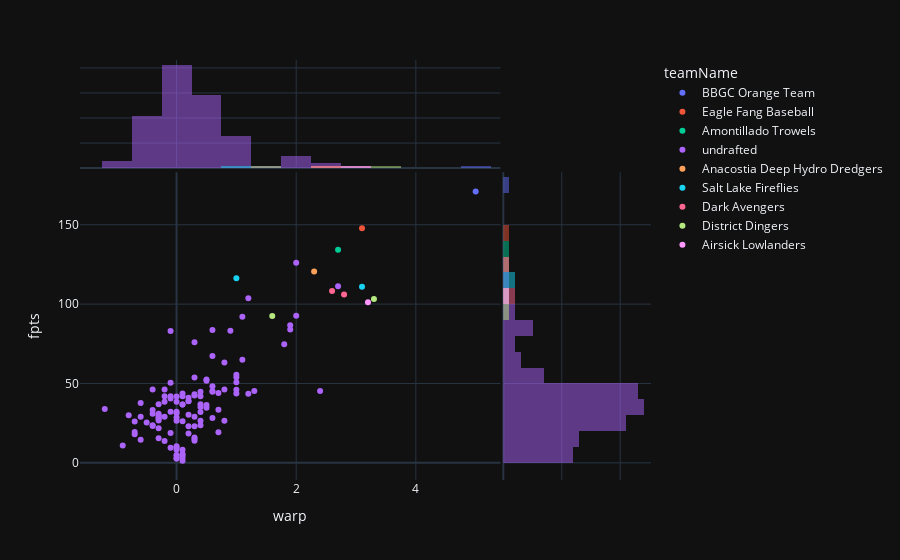

Write notebook code for a chart like this one.
### Markdown cell above
# Position-based player pool

## Catcher

### Code cell
df_pos = df_league[(df_league.pos_hit == "C")]
fig = px.scatter(
    df_pos,
    x="warp",
    y="fpts",
    color="teamName",
    # color = "pa",
    hover_data=["first_name", "last_name", "fantraxid"],
    marginal_x="histogram",
    marginal_y="histogram",
)
fig.show()

### Figure 1 — Plotly figure (JSON) as saved in the notebook; plotly's stock layout.template omitted (floating-point values rounded to 4 significant figures; data arrays with more than 128 entries replaced by an {"elided": "..."} marker saying what was removed)
{"data": [{"customdata": [["Adley", "Rutschman", "04q2n"]], "hovertemplate": "teamName=BBGC Orange Team<br>warp=%{x}<br>fpts=%{y}<br>first_name=%{customdata[0]}<br>last_name=%{customdata[1]}<br>fantraxid=%{customdata[2]}<extra></extra>", "legendgroup": "BBGC Orange Team", "marker": {"color": "#636efa", "symbol": "circle"}, "mode": "markers", "name": "BBGC Orange Team", "orientation": "v", "showlegend": true, "type": "scatter", "x": [5], "xaxis": "x", "y": [171], "yaxis": "y"}, {"alignmentgroup": "True", "bingroup": "x", "hovertemplate": "teamName=BBGC Orange Team<br>warp=%{x}<br>count=%{y}<extra></extra>", "legendgroup": "BBGC Orange Team", "marker": {"color": "#636efa"}, "name": "BBGC Orange Team", "offsetgroup": "BBGC Orange Team", "opacity": 0.5, "showlegend": false, "type": "histogram", "x": [5], "xaxis": "x3", "yaxis": "y3"}, {"alignmentgroup": "True", "bingroup": "y", "hovertemplate": "teamName=BBGC Orange Team<br>fpts=%{y}<br>count=%{x}<extra></extra>", "legendgroup": "BBGC Orange Team", "marker": {"color": "#636efa"}, "name": "BBGC Orange Team", "offsetgroup": "BBGC Orange Team", "opacity": 0.5, "showlegend": false, "type": "histogram", "xaxis": "x2", "y": [171], "yaxis": "y2"}, {"customdata": [["Will", "Smith", "042sz"]], "hovertemplate": "teamName=Eagle Fang Baseball<br>warp=%{x}<br>fpts=%{y}<br>first_name=%{customdata[0]}<br>last_name=%{customdata[1]}<br>fantraxid=%{customdata[2]}<extra></extra>", "legendgroup": "Eagle Fang Baseball", "marker": {"color": "#EF553B", "symbol": "circle"}, "mode": "markers", "name": "Eagle Fang Baseball", "orientation": "v", "showlegend": true, "type": "scatter", "x": [3.1], "xaxis": "x", "y": [147.8], "yaxis": "y"}, {"alignmentgroup": "True", "bingroup": "x", "hovertemplate": "teamName=Eagle Fang Baseball<br>warp=%{x}<br>count=%{y}<extra></extra>", "legendgroup": "Eagle Fang Baseball", "marker": {"color": "#EF553B"}, "name": "Eagle Fang Baseball", "offsetgroup": "Eagle Fang Baseball", "opacity": 0.5, "showlegend": false, "type": "histogram", "x": [3.1], "xaxis": "x3", "yaxis": "y3"}, {"alignmentgroup": "True", "bingroup": "y", "hovertemplate": "teamName=Eagle Fang Baseball<br>fpts=%{y}<br>count=%{x}<extra></extra>", "legendgroup": "Eagle Fang Baseball", "marker": {"color": "#EF553B"}, "name": "Eagle Fang Baseball", "offsetgroup": "Eagle Fang Baseball", "opacity": 0.5, "showlegend": false, "type": "histogram", "xaxis": "x2", "y": [147.8], "yaxis": "y2"}, {"customdata": [["Willson", "Contreras", "03oh0"]], "hovertemplate": "teamName=Amontillado Trowels<br>warp=%{x}<br>fpts=%{y}<br>first_name=%{customdata[0]}<br>last_name=%{customdata[1]}<br>fantraxid=%{customdata[2]}<extra></extra>", "legendgroup": "Amontillado Trowels", "marker": {"color": "#00cc96", "symbol": "circle"}, "mode": "markers", "name": "Amontillado Trowels", "orientation": "v", "showlegend": true, "type": "scatter", "x": [2.7], "xaxis": "x", "y": [134.2], "yaxis": "y"}, {"alignmentgroup": "True", "bingroup": "x", "hovertemplate": "teamName=Amontillado Trowels<br>warp=%{x}<br>count=%{y}<extra></extra>", "legendgroup": "Amontillado Trowels", "marker": {"color": "#00cc96"}, "name": "Amontillado Trowels", "offsetgroup": "Amontillado Trowels", "opacity": 0.5, "showlegend": false, "type": "histogram", "x": [2.7], "xaxis": "x3", "yaxis": "y3"}, {"alignmentgroup": "True", "bingroup": "y", "hovertemplate": "teamName=Amontillado Trowels<br>fpts=%{y}<br>count=%{x}<extra></extra>", "legendgroup": "Amontillado Trowels", "marker": {"color": "#00cc96"}, "name": "Amontillado Trowels", "offsetgroup": "Amontillado Trowels", "opacity": 0.5, "showlegend": false, "type": "histogram", "xaxis": "x2", "y": [134.2], "yaxis": "y2"}, {"customdata": {"elided": "115x3 str values"}, "hovertemplate": "teamName=undrafted<br>warp=%{x}<br>fpts=%{y}<br>first_name=%{customdata[0]}<br>last_name=%{customdata[1]}<br>fantraxid=%{customdata[2]}<extra></extra>", "legendgroup": "undrafted", "marker": {"color": "#ab63fa", "symbol": "circle"}, "mode": "markers", "name": "undrafted", "orientation": "v", "showlegend": true, "type": "scatter", "x": [2, 2.7, 1.2, 2, 1.1, 1.9, 1.9, 0.6, 0.9, -0.1, 0.3, 1.8, 0.6, 1.1, 0.8, 1, 1, 0.3, 0.5, 0.5, 1, -0.1, 0.6, -0.2, 0.8, -0.4, 1, 0.6, 2.4, 1.3, 0.4, 0.6, 0.7, 1, 0.1, 1.2, 0.3, 0.3, 0.4, -0.2, -0.1, 0.1, 0, 0.2, -0.1, 0.2, 0.2, -0.2, 0, -0.6, 0.4, -0.3, 0.1, 0.1, 0.5, 0.4, 0.5, -1.2, 0.7, -0.4, -0.1, 0, 0.4, 0, -0.3, -0.4, 0.2, -0.3, -0.8, -0.3, -0.6, -0.2, 0.3, 0, 0.6, -0.3, -0.3, -0.3, 0, 0.8, 0.4, 0.1, -0.7, -0.5, 0.4, -0.4, -0.4, 0.2, 0.3, -0.3, -0.7, 0.7, -0.1, 0.2, -0.7, 0.3, -0.3, 0.3, -0.6, 0.3, -0.2, -0.9, 0, 0, -0.1, 0, 0.1, 0.1, 0, 0.1, 0, 0.1, 0, 0, 0.1], "xaxis": "x", "y": [126, 111.2, 103.8, 92.75, 92, 86.75, 84, 83.75, 83.25, 83, 76, 74.75, 67.25, 65, 63.25, 55.5, 54, 53.75, 52.5, 51.75, 50.75, 50.5, 48.25, 46.25, 46.25, 46.25, 46, 45.25, 45.25, 45.25, 44.75, 44.75, 44, 43.75, 43.75, 43.5, 43.25, 42.5, 42, 42, 42, 42, 41.75, 41, 40.5, 39, 38.75, 38.5, 38.5, 37.75, 37, 37, 36.75, 36.75, 36.5, 35.25, 34.75, 34, 33.5, 33.25, 32.25, 32.25, 32, 31.25, 31, 31, 30.25, 30, 30, 29.25, 29, 29, 29, 28.5, 28.25, 28.25, 27.75, 26.75, 26.5, 26.5, 26.5, 26.25, 26, 25.5, 23.75, 23.75, 23.25, 23, 23, 21.75, 19.5, 19.25, 18.75, 18.5, 18, 16, 15.5, 15, 14.5, 14, 13.75, 11, 10.5, 9.75, 9.5, 8.25, 8.25, 5.5, 5, 4.75, 4.25, 3.25, 2.75, 2.75, 1.25], "yaxis": "y"}, {"alignmentgroup": "True", "bingroup": "x", "hovertemplate": "teamName=undrafted<br>warp=%{x}<br>count=%{y}<extra></extra>", "legendgroup": "undrafted", "marker": {"color": "#ab63fa"}, "name": "undrafted", "offsetgroup": "undrafted", "opacity": 0.5, "showlegend": false, "type": "histogram", "x": [2, 2.7, 1.2, 2, 1.1, 1.9, 1.9, 0.6, 0.9, -0.1, 0.3, 1.8, 0.6, 1.1, 0.8, 1, 1, 0.3, 0.5, 0.5, 1, -0.1, 0.6, -0.2, 0.8, -0.4, 1, 0.6, 2.4, 1.3, 0.4, 0.6, 0.7, 1, 0.1, 1.2, 0.3, 0.3, 0.4, -0.2, -0.1, 0.1, 0, 0.2, -0.1, 0.2, 0.2, -0.2, 0, -0.6, 0.4, -0.3, 0.1, 0.1, 0.5, 0.4, 0.5, -1.2, 0.7, -0.4, -0.1, 0, 0.4, 0, -0.3, -0.4, 0.2, -0.3, -0.8, -0.3, -0.6, -0.2, 0.3, 0, 0.6, -0.3, -0.3, -0.3, 0, 0.8, 0.4, 0.1, -0.7, -0.5, 0.4, -0.4, -0.4, 0.2, 0.3, -0.3, -0.7, 0.7, -0.1, 0.2, -0.7, 0.3, -0.3, 0.3, -0.6, 0.3, -0.2, -0.9, 0, 0, -0.1, 0, 0.1, 0.1, 0, 0.1, 0, 0.1, 0, 0, 0.1], "xaxis": "x3", "yaxis": "y3"}, {"alignmentgroup": "True", "bingroup": "y", "hovertemplate": "teamName=undrafted<br>fpts=%{y}<br>count=%{x}<extra></extra>", "legendgroup": "undrafted", "marker": {"color": "#ab63fa"}, "name": "undrafted", "offsetgroup": "undrafted", "opacity": 0.5, "showlegend": false, "type": "histogram", "xaxis": "x2", "y": [126, 111.2, 103.8, 92.75, 92, 86.75, 84, 83.75, 83.25, 83, 76, 74.75, 67.25, 65, 63.25, 55.5, 54, 53.75, 52.5, 51.75, 50.75, 50.5, 48.25, 46.25, 46.25, 46.25, 46, 45.25, 45.25, 45.25, 44.75, 44.75, 44, 43.75, 43.75, 43.5, 43.25, 42.5, 42, 42, 42, 42, 41.75, 41, 40.5, 39, 38.75, 38.5, 38.5, 37.75, 37, 37, 36.75, 36.75, 36.5, 35.25, 34.75, 34, 33.5, 33.25, 32.25, 32.25, 32, 31.25, 31, 31, 30.25, 30, 30, 29.25, 29, 29, 29, 28.5, 28.25, 28.25, 27.75, 26.75, 26.5, 26.5, 26.5, 26.25, 26, 25.5, 23.75, 23.75, 23.25, 23, 23, 21.75, 19.5, 19.25, 18.75, 18.5, 18, 16, 15.5, 15, 14.5, 14, 13.75, 11, 10.5, 9.75, 9.5, 8.25, 8.25, 5.5, 5, 4.75, 4.25, 3.25, 2.75, 2.75, 1.25], "yaxis": "y2"}, {"customdata": [["William", "Contreras", "03yrz"]], "hovertemplate": "teamName=Anacostia Deep Hydro Dredgers<br>warp=%{x}<br>fpts=%{y}<br>first_name=%{customdata[0]}<br>last_name=%{customdata[1]}<br>fantraxid=%{customdata[2]}<extra></extra>", "legendgroup": "Anacostia Deep Hydro Dredgers", "marker": {"color": "#FFA15A", "symbol": "circle"}, "mode": "markers", "name": "Anacostia Deep Hydro Dredgers", "orientation": "v", "showlegend": true, "type": "scatter", "x": [2.3], "xaxis": "x", "y": [120.5], "yaxis": "y"}, {"alignmentgroup": "True", "bingroup": "x", "hovertemplate": "teamName=Anacostia Deep Hydro Dredgers<br>warp=%{x}<br>count=%{y}<extra></extra>", "legendgroup": "Anacostia Deep Hydro Dredgers", "marker": {"color": "#FFA15A"}, "name": "Anacostia Deep Hydro Dredgers", "offsetgroup": "Anacostia Deep Hydro Dredgers", "opacity": 0.5, "showlegend": false, "type": "histogram", "x": [2.3], "xaxis": "x3", "yaxis": "y3"}, {"alignmentgroup": "True", "bingroup": "y", "hovertemplate": "teamName=Anacostia Deep Hydro Dredgers<br>fpts=%{y}<br>count=%{x}<extra></extra>", "legendgroup": "Anacostia Deep Hydro Dredgers", "marker": {"color": "#FFA15A"}, "name": "Anacostia Deep Hydro Dredgers", "offsetgroup": "Anacostia Deep Hydro Dredgers", "opacity": 0.5, "showlegend": false, "type": "histogram", "xaxis": "x2", "y": [120.5], "yaxis": "y2"}, {"customdata": [["Salvador", "Perez", "01u75"], ["Sean", "Murphy", "03aoy"]], "hovertemplate": "teamName=Salt Lake Fireflies<br>warp=%{x}<br>fpts=%{y}<br>first_name=%{customdata[0]}<br>last_name=%{customdata[1]}<br>fantraxid=%{customdata[2]}<extra></extra>", "legendgroup": "Salt Lake Fireflies", "marker": {"color": "#19d3f3", "symbol": "circle"}, "mode": "markers", "name": "Salt Lake Fireflies", "orientation": "v", "showlegend": true, "type": "scatter", "x": [1, 3.1], "xaxis": "x", "y": [116.2, 111], "yaxis": "y"}, {"alignmentgroup": "True", "bingroup": "x", "hovertemplate": "teamName=Salt Lake Fireflies<br>warp=%{x}<br>count=%{y}<extra></extra>", "legendgroup": "Salt Lake Fireflies", "marker": {"color": "#19d3f3"}, "name": "Salt Lake Fireflies", "offsetgroup": "Salt Lake Fireflies", "opacity": 0.5, "showlegend": false, "type": "histogram", "x": [1, 3.1], "xaxis": "x3", "yaxis": "y3"}, {"alignmentgroup": "True", "bingroup": "y", "hovertemplate": "teamName=Salt Lake Fireflies<br>fpts=%{y}<br>count=%{x}<extra></extra>", "legendgroup": "Salt Lake Fireflies", "marker": {"color": "#19d3f3"}, "name": "Salt Lake Fireflies", "offsetgroup": "Salt Lake Fireflies", "opacity": 0.5, "showlegend": false, "type": "histogram", "xaxis": "x2", "y": [116.2, 111], "yaxis": "y2"}, {"customdata": [["J.T.", "Realmuto", "025i9"], ["Jonah", "Heim", "031b2"]], "hovertemplate": "teamName=Dark Avengers<br>warp=%{x}<br>fpts=%{y}<br>first_name=%{customdata[0]}<br>last_name=%{customdata[1]}<br>fantraxid=%{customdata[2]}<extra></extra>", "legendgroup": "Dark Avengers", "marker": {"color": "#FF6692", "symbol": "circle"}, "mode": "markers", "name": "Dark Avengers", "orientation": "v", "showlegend": true, "type": "scatter", "x": [2.6, 2.8], "xaxis": "x", "y": [108.2, 106], "yaxis": "y"}, {"alignmentgroup": "True", "bingroup": "x", "hovertemplate": "teamName=Dark Avengers<br>warp=%{x}<br>count=%{y}<extra></extra>", "legendgroup": "Dark Avengers", "marker": {"color": "#FF6692"}, "name": "Dark Avengers", "offsetgroup": "Dark Avengers", "opacity": 0.5, "showlegend": false, "type": "histogram", "x": [2.6, 2.8], "xaxis": "x3", "yaxis": "y3"}, {"alignmentgroup": "True", "bingroup": "y", "hovertemplate": "teamName=Dark Avengers<br>fpts=%{y}<br>count=%{x}<extra></extra>", "legendgroup": "Dark Avengers", "marker": {"color": "#FF6692"}, "name": "Dark Avengers", "offsetgroup": "Dark Avengers", "opacity": 0.5, "showlegend": false, "type": "histogram", "xaxis": "x2", "y": [108.2, 106], "yaxis": "y2"}, {"customdata": [["Francisco", "Alvarez", "04qnc"], ["Yainer", "Diaz", "0524l"]], "hovertemplate": "teamName=District Dingers<br>warp=%{x}<br>fpts=%{y}<br>first_name=%{customdata[0]}<br>last_name=%{customdata[1]}<br>fantraxid=%{customdata[2]}<extra></extra>", "legendgroup": "District Dingers", "marker": {"color": "#B6E880", "symbol": "circle"}, "mode": "markers", "name": "District Dingers", "orientation": "v", "showlegend": true, "type": "scatter", "x": [3.3, 1.6], "xaxis": "x", "y": [103.2, 92.5], "yaxis": "y"}, {"alignmentgroup": "True", "bingroup": "x", "hovertemplate": "teamName=District Dingers<br>warp=%{x}<br>count=%{y}<extra></extra>", "legendgroup": "District Dingers", "marker": {"color": "#B6E880"}, "name": "District Dingers", "offsetgroup": "District Dingers", "opacity": 0.5, "showlegend": false, "type": "histogram", "x": [3.3, 1.6], "xaxis": "x3", "yaxis": "y3"}, {"alignmentgroup": "True", "bingroup": "y", "hovertemplate": "teamName=District Dingers<br>fpts=%{y}<br>count=%{x}<extra></extra>", "legendgroup": "District Dingers", "marker": {"color": "#B6E880"}, "name": "District Dingers", "offsetgroup": "District Dingers", "opacity": 0.5, "showlegend": false, "type": "histogram", "xaxis": "x2", "y": [103.2, 92.5], "yaxis": "y2"}, {"customdata": [["Cal", "Raleigh", "04my4"]], "hovertemplate": "teamName=Airsick Lowlanders<br>warp=%{x}<br>fpts=%{y}<br>first_name=%{customdata[0]}<br>last_name=%{customdata[1]}<br>fantraxid=%{customdata[2]}<extra></extra>", "legendgroup": "Airsick Lowlanders", "marker": {"color": "#FF97FF", "symbol": "circle"}, "mode": "markers", "name": "Airsick Lowlanders", "orientation": "v", "showlegend": true, "type": "scatter", "x": [3.2], "xaxis": "x", "y": [101.2], "yaxis": "y"}, {"alignmentgroup": "True", "bingroup": "x", "hovertemplate": "teamName=Airsick Lowlanders<br>warp=%{x}<br>count=%{y}<extra></extra>", "legendgroup": "Airsick Lowlanders", "marker": {"color": "#FF97FF"}, "name": "Airsick Lowlanders", "offsetgroup": "Airsick Lowlanders", "opacity": 0.5, "showlegend": false, "type": "histogram", "x": [3.2], "xaxis": "x3", "yaxis": "y3"}, {"alignmentgroup": "True", "bingroup": "y", "hovertemplate": "teamName=Airsick Lowlanders<br>fpts=%{y}<br>count=%{x}<extra></extra>", "legendgroup": "Airsick Lowlanders", "marker": {"color": "#FF97FF"}, "name": "Airsick Lowlanders", "offsetgroup": "Airsick Lowlanders", "opacity": 0.5, "showlegend": false, "type": "histogram", "xaxis": "x2", "y": [101.2], "yaxis": "y2"}], "layout": {"barmode": "overlay", "legend": {"title": {"text": "teamName"}, "tracegroupgap": 0}, "margin": {"t": 60}, "xaxis": {"anchor": "y", "domain": [0, 0.7363], "title": {"text": "warp"}}, "xaxis2": {"anchor": "y2", "domain": [0.7413, 1], "matches": "x2", "showgrid": true, "showline": false, "showticklabels": false, "ticks": ""}, "xaxis3": {"anchor": "y3", "domain": [0, 0.7363], "matches": "x", "showgrid": true, "showticklabels": false}, "xaxis4": {"anchor": "y4", "domain": [0.7413, 1], "matches": "x2", "showgrid": true, "showline": false, "showticklabels": false, "ticks": ""}, "yaxis": {"anchor": "x", "domain": [0, 0.7326], "title": {"text": "fpts"}}, "yaxis2": {"anchor": "x2", "domain": [0, 0.7326], "matches": "y", "showgrid": true, "showticklabels": false}, "yaxis3": {"anchor": "x3", "domain": [0.7426, 1], "matches": "y3", "showgrid": true, "showline": false, "showticklabels": false, "ticks": ""}, "yaxis4": {"anchor": "x4", "domain": [0.7426, 1], "matches": "y3", "showgrid": true, "showline": false, "showticklabels": false, "ticks": ""}}}
